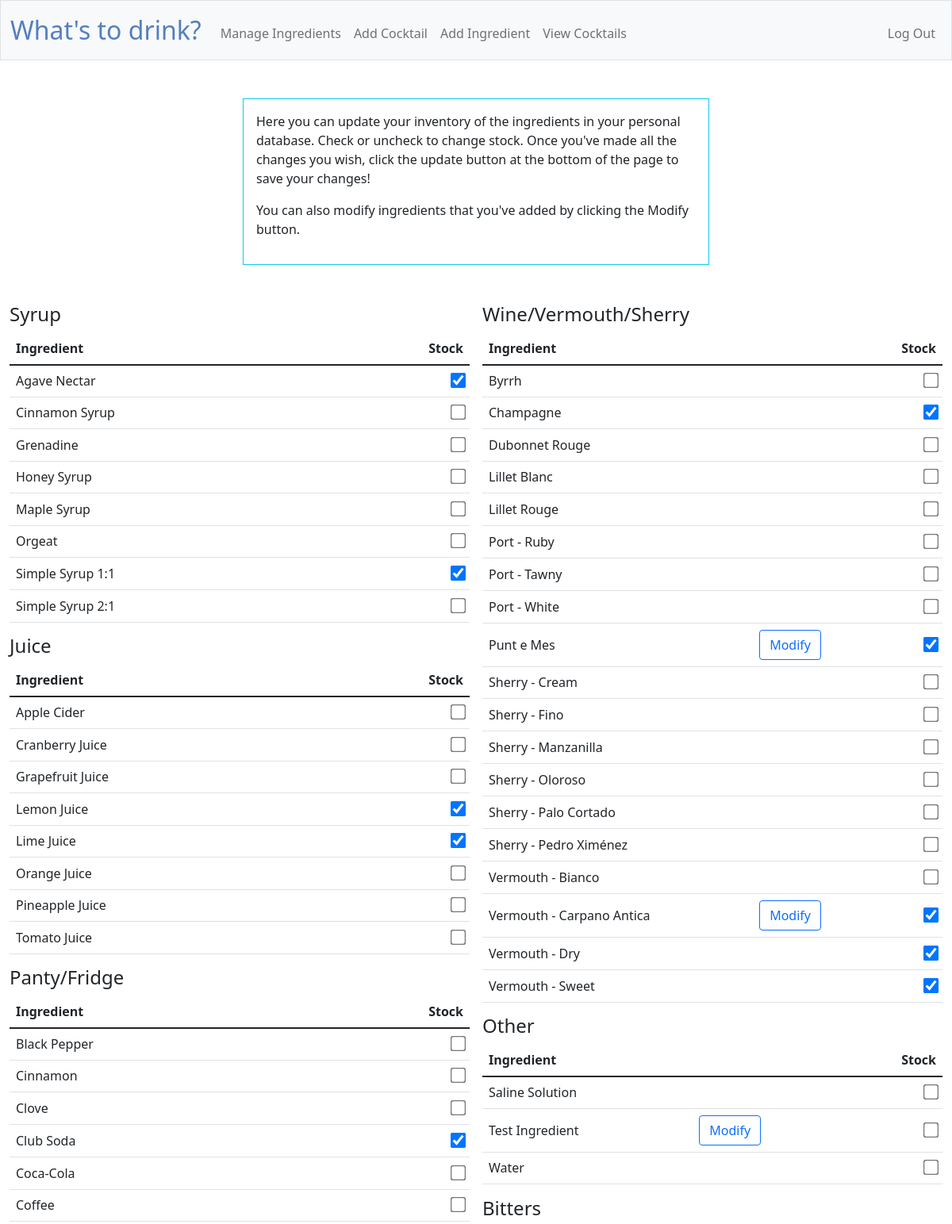
Page /manageingredients (signed in, upper part) on the committed database.
### tables this page shows
CREATE TABLE common_ingredients (id INTEGER PRIMARY KEY AUTOINCREMENT NOT NULL, name TEXT NOT NULL, type TEXT);

### app.py (the view, shortened to what this page needs)
@app.route("/manageingredients", methods=["GET", "POST"])
@login_required
def manageingredients():
    if request.method =="GET":
        ingredients = db.execute("SELECT 'common' AS source, ci.id AS ingredient_id, ci.name, ci.type, cs.stock FROM common_ingredients ci LEFT JOIN common_stock cs ON ci.id = cs.ingredient_id AND cs.user_id = ? UNION SELECT 'user' AS source, i.id AS ingredient_id, i.name, i.type, i.stock FROM ingredients i WHERE i.user_id = ? ORDER BY name ASC", session["user_id"], session["user_id"])
        types = db.execute("SELECT DISTINCT type FROM common_ingredients")
        return render_template(
            "manageingredients.html", ingredients=ingredients, types=types
        )

### app.py (called while the page is built)
@app.after_request
def after_request(response):
    response.headers["Cache-Control"] = "no-cache, no-store, must-revalidate"
    response.headers["Expires"] = 0
    response.headers["Pragma"] = "no-cache"
    return response

### helpers.py (called while the page is built)
def login_required(f):
    @wraps(f)
    def decorated_function(*args, **kwargs):
        if session.get("user_id") is None:
            return redirect("/login")
        return f(*args, **kwargs)
    return decorated_function

### templates/manageingredients.html (shortened to what this page needs)
{% extends "layout.html" %}
{% block main %}
    <div class="center mb-5 border border-info p-3">
        <p>Here you can update your inventory of the ingredients in your personal database. Check or uncheck to change stock. Once you've made all the changes you wish, click the update button at the bottom of the page to save your changes!</p>
        <p>You can also modify ingredients that you've added by clicking the Modify button.</p>
    </div>
    <form action="/manageingredients" method="post">
        <div class="table-group mb-3">
        {% for type in types %}
            <div class="no-break">
                <h4>{{ type.type }}</h4>
                <table class="table table-hover">
                    <thead>
                        <tr>
                            <th class="left-text">Ingredient</th>
                            <th></th>
                            <th class="right-text">Stock</th>
                        </tr>
                    </thead>
                    <tbody>
                        {% for ingredient in ingredients %}
                            <tr>
                                {% if ingredient.type == type.type %}
                                    <td class="left-text">{{ ingredient.name }}</td>
                                    <td class="button-cell">
                                    {% if ingredient.source == 'user' %}
                                    <button class="btn btn-outline-primary" type="button" onclick="makeModal();populateModal('{{ ingredient.name }}')">Modify</button></td>
                                    {% endif %}
                                    {% if ingredient.stock == "on" %}
                                    <td class="right-text">
                                        <input type="checkbox" id="stock_{{ ingredient.name }}" name="stock_{{ ingredient.name }}" checked>
                                    </td>
                                    {% else %}
                                    <td class="right-text">
                                        <input type="checkbox" id="stock_{{ ingredient.name }}" name="stock_{{ ingredient.name }}" unchecked>
                                    </td>
                                    {% endif %}
                                {% endif %}
                            </tr>
                        {% endfor %}
                    </tbody>
                </table>
            </div>
        {% endfor %}
        </div>
    </form>
{% endblock %}

### templates/layout.html (shortened to what this page needs)
<!DOCTYPE html>
<html lang="en">
    <head>
        <link href="https://cdn.jsdelivr.net/npm/bootstrap@5.1.3/dist/css/bootstrap.min.css" rel="stylesheet">
        <script src="https://code.jquery.com/jquery-3.7.1.js"></script>        <link href="/static/styles.css" rel="stylesheet">
    </head>
    <body>
        <nav class="bg-light border navbar navbar-expand-md navbar-light">
            <div class="container-fluid">
                <a class="navbar-brand" href="/whatstodrink"><span class="blue">What's to drink?</span></a>
                <div class="collapse navbar-collapse" id="navbar">
                    {% if session["user_id"] %}
                        <ul class="navbar-nav me-auto mt-2">
                            <li class="nav-item"><a class="nav-link" href="/manageingredients">Manage Ingredients</a></li>
                            <li class="nav-item"><a class="nav-link" href="/addcocktail">Add Cocktail</a></li>
                            <li class="nav-item"><a class="nav-link" href="/addingredient">Add Ingredient</a></li>
                            <li class="nav-item"><a class="nav-link" href="/viewcocktails">View Cocktails</a></li>
                        </ul>
                        <ul class="navbar-nav ms-auto mt-2">
                            <li class="nav-item"><a class="nav-link" href="/logout">Log Out</a></li>
                        </ul>
                    {% else %}
                        <ul class="navbar-nav ms-auto mt-2">
                            <li class="nav-item"><a class="nav-link" href="/register">Register</a></li>
                            <li class="nav-item"><a class="nav-link" href="/login">Log In</a></li>
                        </ul>
                    {% endif %}
                </div>
            </div>
        </nav>
        <main class="container-fluid py-5">
            {% block main %}{% endblock %}
        </main>
    </body>
</html>

### static/styles.css (style rules this page uses)
.center { margin: auto; width: 50%; padding: 10px; }
nav .navbar-brand { font-size: xx-large; }
nav .navbar-brand .blue { color: #537fbe; }
table { background-color: transparent; margin-left: auto; margin-right: auto; margin-bottom: 1rem; width: 350px; }
table th, table td { padding: 0.75rem; vertical-align: middle; }
input[type=checkbox] { transform: scale(1.5); margin-left: 1rem; }
.no-break { break-inside: avoid-column; }
.table-group { column-count: 6; column-width: 400px; }
.blue { color: #537fbe; }
.right-text { text-align: right; }
.left-text { text-align: left; }

### rows in the picture
common_ingredients: name "Agave Nectar"
common_ingredients: name "Cinnamon Syrup"
common_ingredients: name "Grenadine"
common_ingredients: name "Honey Syrup"
common_ingredients: name "Maple Syrup"
common_ingredients: name "Orgeat"
common_ingredients: name "Simple Syrup 1:1"
common_ingredients: name "Simple Syrup 2:1"
common_ingredients: name "Apple Cider"
common_ingredients: name "Cranberry Juice"
common_ingredients: name "Grapefruit Juice"
common_ingredients: name "Lemon Juice"
common_ingredients: name "Lime Juice"
common_ingredients: name "Orange Juice"
common_ingredients: name "Pineapple Juice"
common_ingredients: name "Tomato Juice"
common_ingredients: name "Black Pepper"
common_ingredients: name "Cinnamon"
common_ingredients: name "Clove"
common_ingredients: name "Club Soda"
common_ingredients: name "Coca-Cola"
common_ingredients: name "Coffee"
common_ingredients: name "Byrrh"
common_ingredients: name "Champagne"
common_ingredients: name "Dubonnet Rouge"
common_ingredients: name "Lillet Blanc"
common_ingredients: name "Lillet Rouge"
common_ingredients: name "Port - Ruby"
common_ingredients: name "Port - Tawny"
common_ingredients: name "Port - White"
common_ingredients: name "Sherry - Cream"
common_ingredients: name "Sherry - Fino"
common_ingredients: name "Sherry - Manzanilla"
common_ingredients: name "Sherry - Oloroso"
common_ingredients: name "Sherry - Palo Cortado"
common_ingredients: name "Sherry - Pedro Ximénez"
common_ingredients: name "Vermouth - Bianco"
common_ingredients: name "Vermouth - Dry"
common_ingredients: name "Vermouth - Sweet"
common_ingredients: name "Saline Solution"
common_ingredients: name "Water"

### other values in the picture
{{ type.type }} "Syrup" "Juice" "Panty/Fridge" "Wine/Vermouth/Sherry" "Other" "Bitters"
{{ ingredient.name }} "Punt e Mes" "Vermouth - Carpano Antica" "Test Ingredient"
